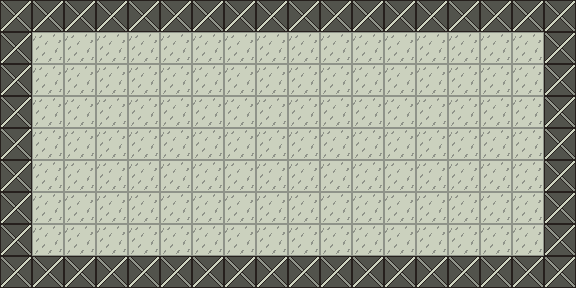

A 2D game scene composited from a Tiled map and its tileset images. What follows is a short description and the map's XML, with every tile layer's data as written:
An orthogonal 18x9 tile map with 32x32 px tiles, 1 tile layer (Tile Layer).

<map version="1.0" orientation="orthogonal" renderorder="right-down" width="18" height="9" tilewidth="32" tileheight="32" infinite="0" backgroundcolor="#cbd1be" nextlayerid="3" nextobjectid="512">
<tileset firstgid="1" name="tileset" tilewidth="32" tileheight="32" tilecount="1024" columns="5">
<image source="tileset.png" width="160" height="160" />
</tileset>
<layer id="1" name="Tile Layer" width="18" height="9">
<data encoding="csv">
2,2,2,2,2,2,2,2,2,2,2,2,2,2,2,2,2,2,
2,1,1,1,1,1,1,1,1,1,1,1,1,1,1,1,1,2,
2,1,1,1,1,1,1,1,1,1,1,1,1,1,1,1,1,2,
2,1,1,1,1,1,1,1,1,1,1,1,1,1,1,1,1,2,
2,1,1,1,1,1,1,1,1,1,1,1,1,1,1,1,1,2,
2,1,1,1,1,1,1,1,1,1,1,1,1,1,1,1,1,2,
2,1,1,1,1,1,1,1,1,1,1,1,1,1,1,1,1,2,
2,1,1,1,1,1,1,1,1,1,1,1,1,1,1,1,1,2,
2,2,2,2,2,2,2,2,2,2,2,2,2,2,2,2,2,2
</data>
</layer>
<objectgroup id="2" name="Object Layer">
</objectgroup>
</map>
